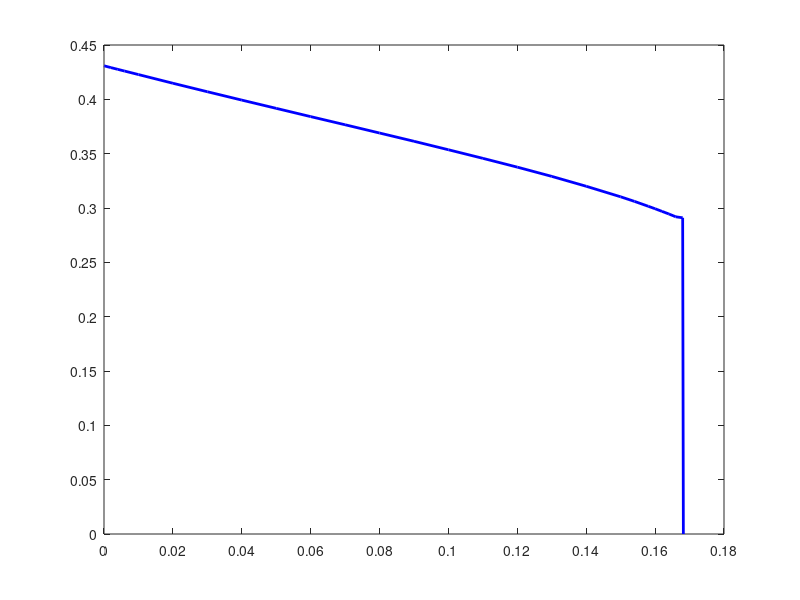

MATLAB code for this plot:
xdata=[0.00001 0.0001 0.001 0.002 0.003 0.005:0.005:0.075 0.077 0.079 0.080 0.081 0.082 0.083 0.084 0.0841];
ydata=[0.1409 0.1407 0.1392 0.1376 0.1360 0.1328 0.1248 0.1170 0.1093 0.1017 0.0941 0.0866 0.0790 0.0714 0.0636 0.0557 0.0476 0.0391 0.0300 0.0203 0.0161 0.0116 0.0093 0.0069 0.0045 0.0019 0.0010 -0.34+0.05];
 plot(xdata*2,ydata+0.34-0.05,'-b','LineWidth',2);
 %grid on;
 axis([0,0.18,0,0.45]);
 set(gca,'XTick',0:0.02:0.18);
set(gca,'YTick',0:0.05:0.45);
% axis equal;